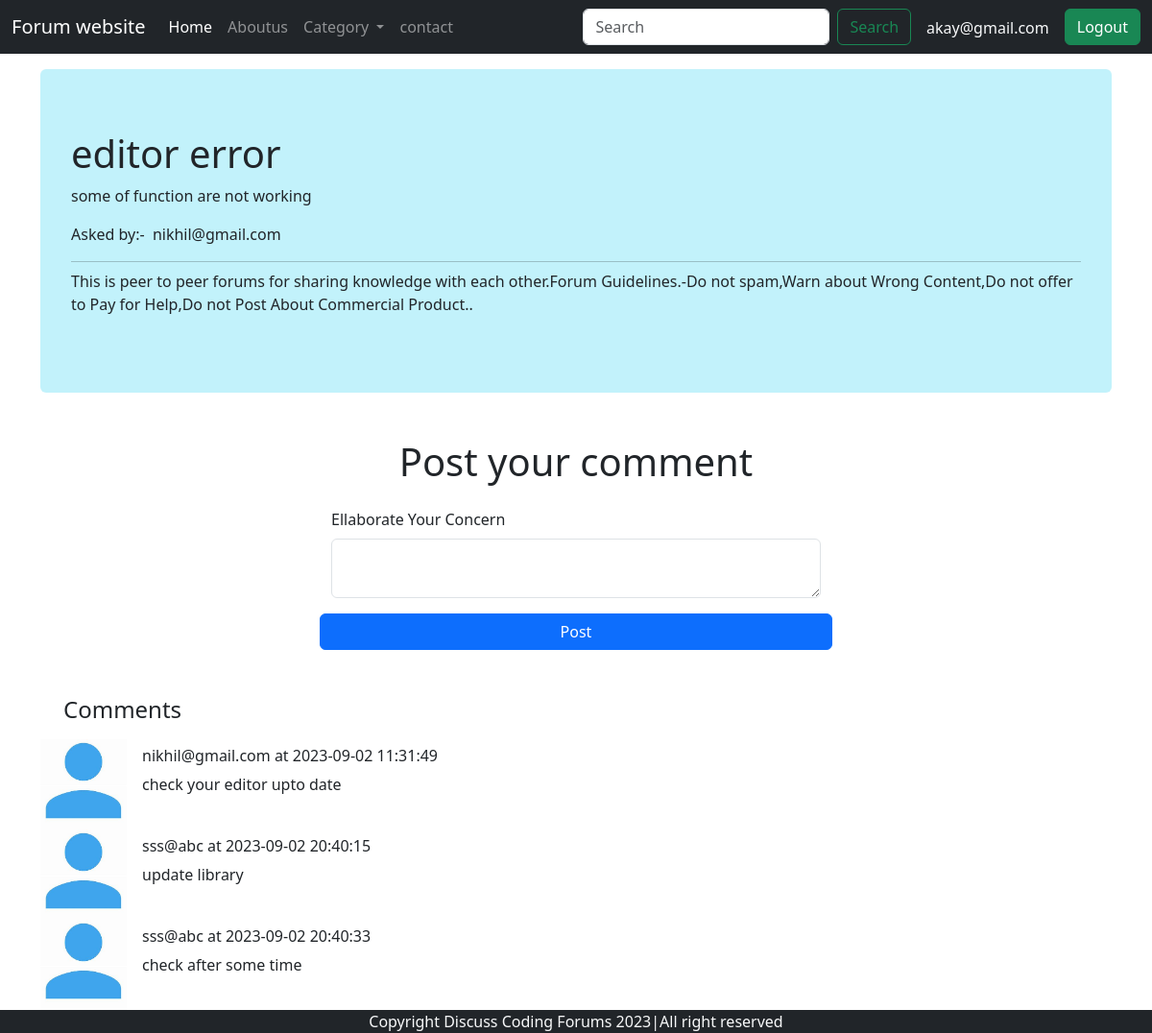
Page /forum/thread.php?threadid=19 (signed in) on the committed database.
### tables this page shows
CREATE TABLE `threads` (
  `thread_id` int(20) NOT NULL,
  `thread_title` varchar(255) NOT NULL,
  `thread_description` varchar(255) NOT NULL,
  `thread_category_id` int(20) NOT NULL,
  `thread_user_id` int(20) NOT NULL,
  `threadtimestamp` datetime NOT NULL DEFAULT current_timestamp()
);

CREATE TABLE `users` (
  `user_id` int(20) NOT NULL,
  `user_email` varchar(255) NOT NULL,
  `user_password` varchar(255) NOT NULL,
  `user_time` datetime NOT NULL DEFAULT current_timestamp()
);

CREATE TABLE `comments` (
  `comment_id` int(20) NOT NULL,
  `comment_by` int(20) NOT NULL,
  `comment_description` varchar(255) NOT NULL,
  `thread_id` int(20) NOT NULL,
  `comment_time` datetime NOT NULL DEFAULT current_timestamp()
);

### forum/thread.php (the view, shortened to what this page needs)
<!doctype html>
<html lang="en">
  <head>
    <link rel="stylesheet" href="https://cdn.jsdelivr.net/npm/bootstrap@4.0.0/dist/css/bootstrap.min.css">
    <link href="https://cdn.jsdelivr.net/npm/bootstrap@5.3.1/dist/css/bootstrap.min.css" rel="stylesheet">
  </head>
  <body>
    <?php require 'dbms.php'; ?>
    <?php require 'navbar.php'; ?>
    <?php
    $thread_id=$_GET['threadid'];
    $sql="SELECT * FROM `threads` WHERE `thread_id`= $thread_id";
    $res=mysqli_query($conn,$sql);
    while($row=mysqli_fetch_assoc($res))
      {
        $threadtitle=$row['thread_title'];
        $threaddesc=$row['thread_description'];
        $threaduserid=$row['thread_user_id'];
        $sql3="SELECT * FROM `users` where `user_id`='$threaduserid'";
        $res3=mysqli_query($conn,$sql3);
        $row3=mysqli_fetch_assoc($res3);
        $postedby=$row3['user_email'];
      }
    ?>
<div class="container my-3">
<div class=" bg-info text-dark bg-opacity-25 rounded jumbotron">
  <h1 class="display-6"><?php echo"$threadtitle"?></h1>
  <p><?php echo"$threaddesc"?></p>
  <p>Asked by:-&nbsp <b class=" h6 fs-6"><?php echo $postedby; ?></b></p>
  <hr class="my-2">
  <p class="font-weight-light">This is peer to peer forums for sharing knowledge with each other.Forum Guidelines.-Do not spam,Warn about Wrong Content,Do not offer to Pay for Help,Do not Post About Commercial Product..</p></p>
</div>
</div>
 <?php
if(isset($_SESSION['loggedin'])&& $_SESSION['loggedin']==true)
{
echo'<div class="container mb-5 ">
  <h1 class="py-3 text-center">Post your comment</h1>
  <form action="',$_SERVER["REQUEST_URI"],'"method="POST">
      <div class="container row mx-auto col-10 col-md-8 col-lg-6">
  <div class="mb-3">
    <label for="exampleInputPassword1" class="form-label">Ellaborate Your Concern</label>
    <textarea name="commentdescription"  row="4" cols="50" class="form-control" id="textarea"> </textarea>
    <input type="hidden" name="user_id" value="',$_SESSION['user_id'],'">
  </div>
  <button type="submit" class="btn btn-primary">Post</button>
      </div>
</form>
    </div>';
}
?>
 <div class="container mb-3 ">
    <h4 class="ml-4">Comments</h4>
</div>
 <?php
    $thread_id=$_GET['threadid'];
    $sql="SELECT * FROM `comments` WHERE `thread_id`= $thread_id";
    $res=mysqli_query($conn,$sql);
    while($row=mysqli_fetch_assoc($res))
      {
        $commentdesc=$row['comment_description'];
        $commenttime=$row['comment_time'];
        $commentby=$row['comment_by'];
        $sql2="SELECT * FROM `users` where `user_id`='$commentby'";
        $res2=mysqli_query($conn,$sql2);
        $row2=mysqli_fetch_assoc($res2);
       echo'<div class="container">
       <div class="media">
  <img class="mr-3" src="../img/user.jfif"  width="90px" alt="Generic placeholder image">
  <div class="media-body">
    <h6 class="fs-6  mt-2">',$row2['user_email'],'&nbspat ',$commenttime,'</h6>',$commentdesc,
  '</div>
</div>
</div>';
      }
    ?>
<?php require 'footer.php'; ?>
  </body>
</html>

### rows in the picture
threads: thread_title "editor error", thread_description "some of function are not working"
users: user_email "nikhil@gmail.com"
comments: users.user_email "nikhil@gmail.com", comment_time "2023-09-02 11:31:49", comment_description "check your editor upto date"
comments: users.user_email "sss@abc", comment_time "2023-09-02 20:40:15", comment_description "update library"
comments: users.user_email "sss@abc", comment_time "2023-09-02 20:40:33", comment_description "check after some time"

### other values in the picture
$_SESSION['loginemail'] "akay@gmail.com"
